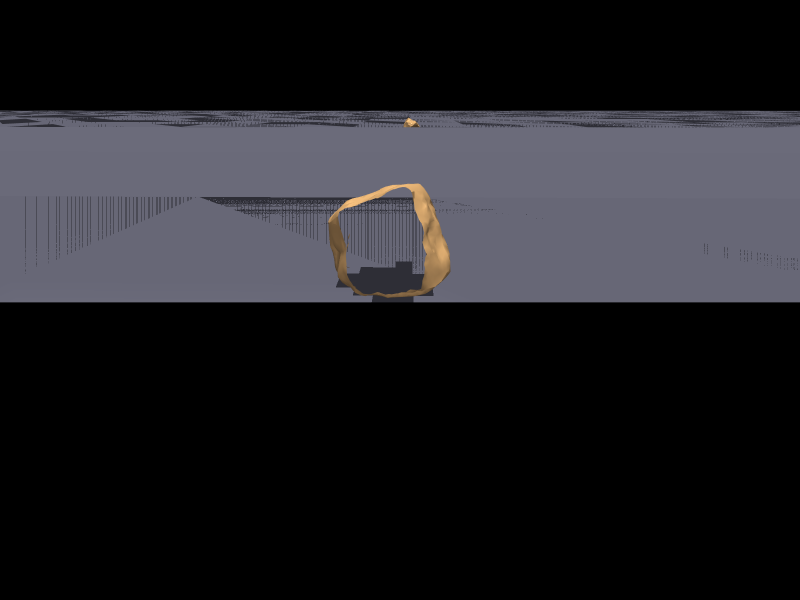
#> input picture runs/v6/m3/route2/E1/observation/rgb.png, 1600 x 1200 px, found by its file name (shown at 1/2 size)
$ python v6_m3_e1_lux.py
#> lines starting #> are read from the running program, lines starting #| are printed output that depends on the picture; after the words box and inside, x2 and y2 are one past the last pixel; in counts of white or black regions, pixels touching at a corner belong together
#> further down, rgb is the input picture: shape (1200, 1600, 3); mean R, G, B 32.6, 32.3, 36.5
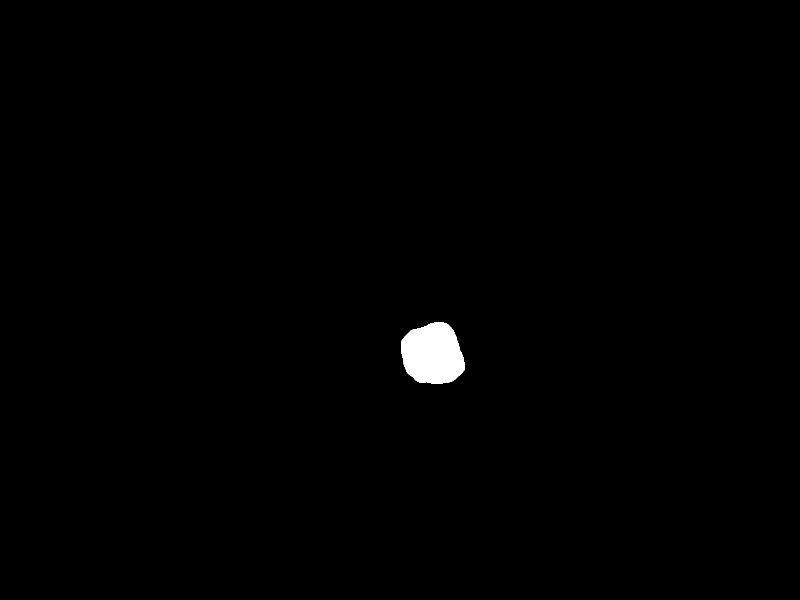
#> input picture runs/v6/m3/route2/E1/observation/mask.png, 1600 x 1200 px, found by its file name (shown at 1/2 size)
#> `mask = np.asarray(Image.open(obs / 'mask.png').convert('L')) > 127`: mask: shape (1200, 1600) bool; 0.64% white; 1 white region, box (x1, y1, x2, y2) and area: (802, 644, 929, 768) 12261
### scripts/v4_wp3_tasks.py
"""Build WP3 crop variants and 144-task manifest from rendered views."""
import json,pathlib,sys,hashlib
import numpy as np
from PIL import Image
ROOT=pathlib.Path(__file__).resolve().parent.parent
ROCKS=['moon_rock_05','moon_rock_01','moon_rock_02','moon_rock_03','moon_rock_04','moon_rock_06','moon_rock_07','rock_07']
YAWS=['+0','+25','-25']
CROPS=['raw','white','masked']
def sha(p):
 h=hashlib.sha256(); h.update(pathlib.Path(p).read_bytes()); return h.hexdigest()
def crop(img,mask,pad=1.15,size=512):
#> called with pad = 1.15, size = 512
 ys,xs=np.where(mask>0); y0,y1,x0,x1=ys.min(),ys.max(),xs.min(),xs.max()
#> after `ys, xs = np.where(mask > 0)`: ys = 12261 values from 644 to 767; xs = 12261 values, max 928 at index 8053, min 802 at index 3635, mean 865.1
#> after `y0, y1, x0, x1 = (ys.min(), ys.max(), xs.min(), xs.max())`: y0 = 644; y1 = 767; x0 = 802; x1 = 928
 cx,cy=(x0+x1)//2,(y0+y1)//2; side=int(max(y1-y0,x1-x0)*pad); half=side//2
#> after `cx, cy = ((x0 + x1) // 2, (y0 + y1) // 2)`: cx = 865; cy = 705
#> after `side = int(max(y1 - y0, x1 - x0) * pad)`: side = 144
#> after `half = side // 2`: half = 72
 a=max(0,cy-half); b=min(img.shape[0],cy+half); c=max(0,cx-half); d=min(img.shape[1],cx+half)
#> after `a = max(0, cy - half)`: a = 633
#> after `b = min(img.shape[0], cy + half)`: b = 777
#> after `c = max(0, cx - half)`: c = 793
#> after `d = min(img.shape[1], cx + half)`: d = 937
 sub=img[a:b,c:d]; m=mask[a:b,c:d]>0
#> after `sub = img[a:b, c:d]`: sub: shape (144, 144, 3); every value is 0
#> after `m = mask[a:b, c:d] > 0`:
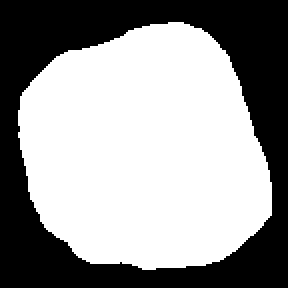
#> m: shape (144, 144) bool (shown 2 times larger); 59.1% white; 1 black region, box (x1, y1, x2, y2) and area: (0, 0, 144, 144) 8475
 out=Image.new('RGB',(side,side),(255,255,255));
#> out: PIL image 144x144 RGB; every value is 255
 im=Image.fromarray(sub); out.paste(im,(max(0,(side-im.width)//2),max(0,(side-im.height)//2)))
 crop=np.asarray(out)
 if side>=size:
  crop=np.asarray(Image.fromarray(crop).resize((size,size),Image.LANCZOS)); m=np.asarray(Image.fromarray(m.astype(np.uint8)*255).resize((size,size),Image.NEAREST))>0
 else:
  canvas=np.full((size,size,3),255,np.uint8); mm=np.zeros((size,size),bool)
  hh=min(crop.shape[0],m.shape[0],size); ww=min(crop.shape[1],m.shape[1],size)
#> after `hh = min(crop.shape[0], m.shape[0], size)`: hh = 144
#> after `ww = min(crop.shape[1], m.shape[1], size)`: ww = 144
  oy=(size-hh)//2; ox=(size-ww)//2
#> after `oy = (size - hh) // 2`: oy = 184
#> after `ox = (size - ww) // 2`: ox = 184
  canvas[oy:oy+hh,ox:ox+ww]=crop[:hh,:ww]; mm[oy:oy+hh,ox:ox+ww]=m[:hh,:ww]; crop=canvas; m=mm
#> after `canvas[oy:oy + hh, ox:ox + ww] = crop[:hh, :ww]`:
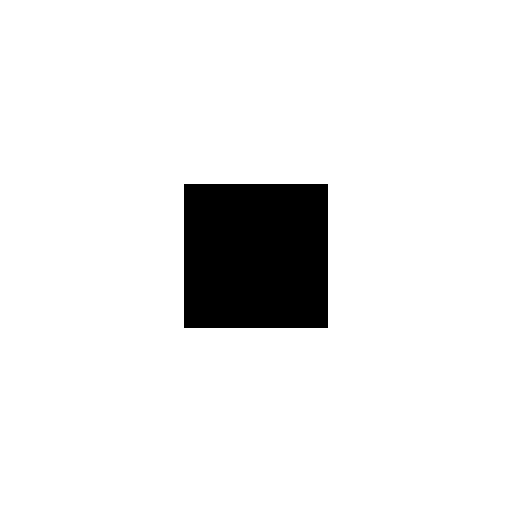
#> canvas: shape (512, 512, 3); 92.1% white; 1 black region, box (x1, y1, x2, y2) and area: (184, 184, 328, 328) 20736
#> after `mm[oy:oy + hh, ox:ox + ww] = m[:hh, :ww]`:
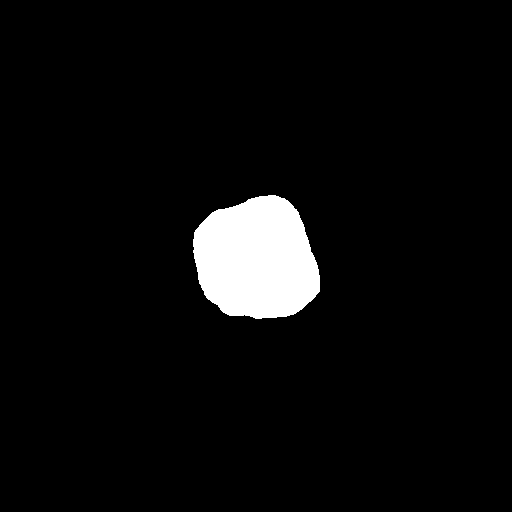
#> mm: shape (512, 512) bool; 4.7% white; 1 white region, box (x1, y1, x2, y2) and area: (193, 195, 320, 319) 12261
 return crop,m
# [27 lines left out: function main, not called in this run]
# [1 lines that do not run on import are left out]

### scripts/v6_m3_e1_lux.py
"""M3 E1: build crops from the live observation and submit six Lux3D tasks."""
import json,pathlib,sys,hashlib,subprocess
import numpy as np
from PIL import Image
ROOT=pathlib.Path(__file__).resolve().parent.parent; sys.path.insert(0,str(ROOT/'scripts'))
sys.path.insert(0,str(ROOT/'scripts'))
from v4_wp3_tasks import crop
obs=ROOT/'runs/v6/m3/E1/observation'; out=ROOT/'runs/v6/m3/E1'
rgb=np.asarray(Image.open(obs/'rgb.png').convert('RGB')); mask=np.asarray(Image.open(obs/'mask.png').convert('L'))>127
base,m=crop(rgb,mask); tasks=[]; order=0
for cname in ('raw','white','masked'):
 for rep in range(2):
  if cname=='raw': img=base.copy()
  elif cname=='white':
   img=base.copy(); img[~m]=255
  else:
   img=np.full_like(base,255); img[m]=base[m]
  p=out/'crops'/cname/f'rep{rep}.png'; p.parent.mkdir(parents=True,exist_ok=True); Image.fromarray(img).save(p)
  order+=1; tasks.append({'id':f'v6_m3_E1_{cname}_r{rep}','state_id':'m3_E1','variant':cname,'repeat_idx':rep,'image':str(p),'image_sha256':hashlib.sha256(p.read_bytes()).hexdigest(),'model':{'version':'G1-Turbo','face_count':30000},'create_order':order,'estimated_credits':20.0})
#> after the loop, order = 6; tasks = 6 items
tj=out/'tasks.json'; tj.write_text(json.dumps({'schema':'v3-generation-tasks/v1','n':6,'tasks':tasks},indent=2)); print('tasks',len(tasks))
